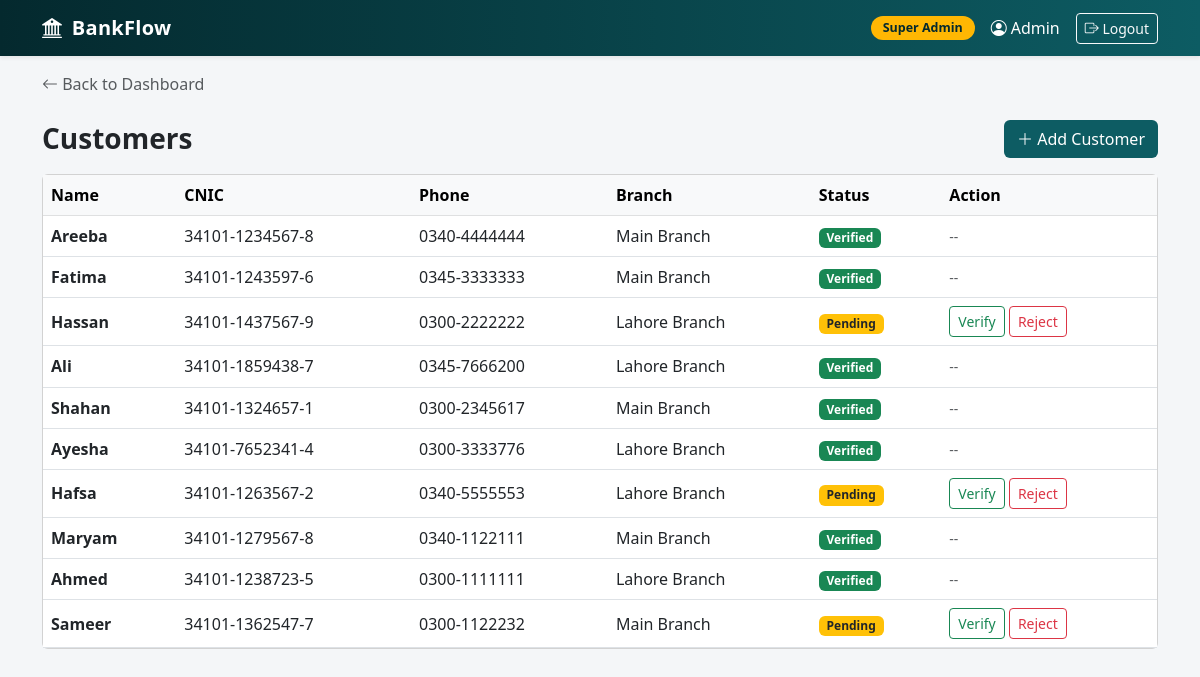
The app's page /customers/ (signed in), older data.
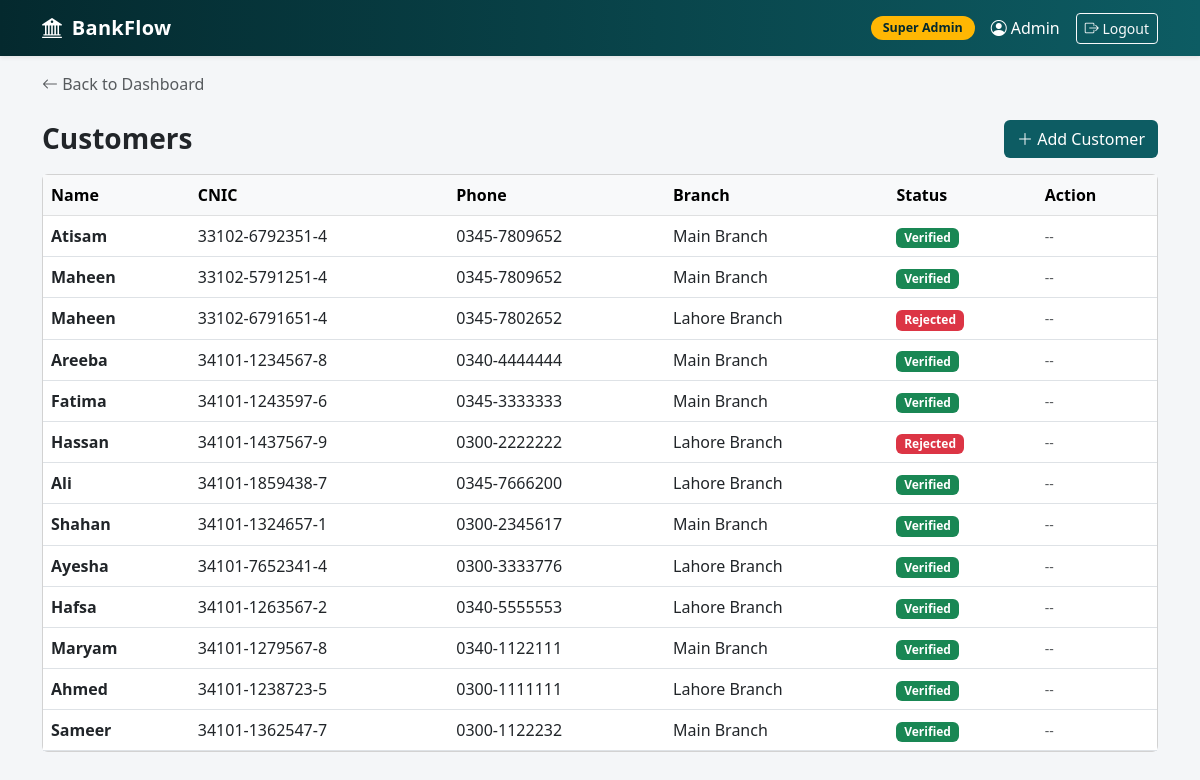
The same page, newer data.
### tables this page shows
CREATE TABLE customers(
    customer_id INTEGER PRIMARY KEY,
    branch_id INTEGER NOT NULL,
    full_name TEXT NOT NULL,
    cnic TEXT UNIQUE NOT NULL,
    phone TEXT,
    cust_address TEXT,
    reg_status TEXT NOT NULL DEFAULT 'PENDING' CHECK(reg_status IN('PENDING','VERIFIED','REJECTED')),
    created_at TEXT NOT NULL DEFAULT (datetime('now')),
    FOREIGN KEY (branch_id) REFERENCES branches(branch_id)
);

CREATE TABLE branches(
    branch_id INTEGER PRIMARY KEY,
    branch_code TEXT UNIQUE NOT NULL,
    branch_name TEXT NOT NULL,
    city TEXT,
    created_at TEXT NOT NULL DEFAULT (datetime('now'))
);

### routes/customers.py (the view)
@bp.route("/")
@login_required
@role_required("SUPER_ADMIN","MANAGER")
def list_customers():
    if current_user.role =="MANAGER":
        rows = query("""SELECT c.* , b.branch_name FROM customers c
                     JOIN branches b ON b.branch_id =c.branch_id
                     WHERE c.branch_id=?
                     ORDER BY c.created_at DESC""",
                     (current_user.branch_id,))
    else:
        rows = query("""SELECT c.* ,b.branch_name FROM customers c
                     JOIN branches b ON b.branch_id =c.branch_id
                     ORDER BY c.created_at DESC""")
    return render_template("customers/list.html",customers=rows)

### auth.py (called while the page is built)
@login_manager.user_loader
def load_user(user_id):
    row=query("SELECT * FROM users WHERE user_id=?",(user_id,),one=True)
    return User(row) if row else None

def role_required(*roles):
    def decorater(f):
        @wraps(f)
        def wrapper (*args,**kwargs):
            if current_user.role not in roles:
                abort(403)
            return f(*args,**kwargs)
        return wrapper
    return decorater

### db.py (called while the page is built)
def get_db():
    if 'db' not in g:
        g.db=sqlite3.connect(config.DB_PATH)
        g.db.row_factory=sqlite3.Row
        g.db.execute("PRAGMA foreign_keys=ON")
    return g.db

def query(sql,params=(),one=False):
    rows=get_db().execute(sql,params).fetchall()
    if one:
        return rows[0]  if rows else None
    return rows

### templates/customers/list.html (shortened to what this page needs)
{% extends "base.html" %}
{% block back_link %}
<a href="{{ url_for('dashboard') }}" class="text-decoration-none text-muted">
    <i class="bi bi-arrow-left"></i> Back to Dashboard
</a>
{% endblock %}
{% block content %}
<div class="d-flex justify-content-between align-items-center mb-3">
    <h3 class="fw-bold mb-0">Customers</h3>
    <a href="{{ url_for('customers.add_customer') }}" class="btn text-white" style="background: var(--brand);">
        <i class="bi bi-plus-lg"></i> Add Customer
    </a>
</div>
<div class="card">
    <div class="table-responsive">
        <table class="table table-hover align-middle mb-0">
            <thead class="table-light">
                <tr>
                    <th>Name</th>
                    <th>CNIC</th>
                    <th>Phone</th>
                    <th>Branch</th>
                    <th>Status</th>
                    <th>Action</th>
                </tr>
            </thead>
            <tbody>
                {% for c in customers %}
                <tr>
                    <td class="fw-semibold">{{ c.full_name }}</td>
                    <td>{{ c.cnic }}</td>
                    <td>{{ c.phone }}</td>
                    <td>{{ c.branch_name }}</td>
                    <td>
                        {% if c.reg_status == 'VERIFIED' %}
                        <span class="badge bg-success">Verified</span>
                        {% elif c.reg_status == 'REJECTED' %}
                        <span class="badge bg-danger">Rejected</span>
                        {% else %}
                        <span class="badge bg-warning text-dark">Pending</span>
                        {% endif %}
                    </td>
                    <td>
                        {% if c.reg_status == 'PENDING' %}
                        <form method="post" action="{{ url_for('customers.verify_customer', cid=c.customer_id) }}"
                            class="d-inline">
                            <button class="btn btn-sm btn-outline-success">Verify</button>
                        </form>
                        <form method="post" action="{{ url_for('customers.verify_customer', cid=c.customer_id) }}"
                            class="d-inline">
                            <button class="btn btn-sm btn-outline-danger">Reject</button>
                        </form>
                        {% else %}
                        <span class="text-muted small">--</span>
                        {% endif %}
                    </td>
                </tr>
                {% else %}
                <tr>
                    <td colspan="6" class="text-center text-muted py-4">No customers yet</td>
                </tr>
                {% endfor %}
            </tbody>
        </table>
    </div>
</div>
{% endblock %}

Row changes from the older to the newer data that the page shows:
added customers: full_name "Atisam", cnic "33102-6792351-4", phone "0345-7809652", branch_name "Main Branch", reg_status "Verified"
added customers: full_name "Maheen", cnic "33102-5791251-4", phone "0345-7809652", branch_name "Main Branch", reg_status "Verified"
added customers: full_name "Maheen", cnic "33102-6791651-4", phone "0345-7802652", branch_name "Lahore Branch", reg_status "Rejected"
changed customers "Hassan": reg_status "Pending Verify Reject" → "Rejected --"
changed customers "Hafsa": reg_status "Pending Verify Reject" → "Verified --"
changed customers "Sameer": reg_status "Pending Verify Reject" → "Verified --"
